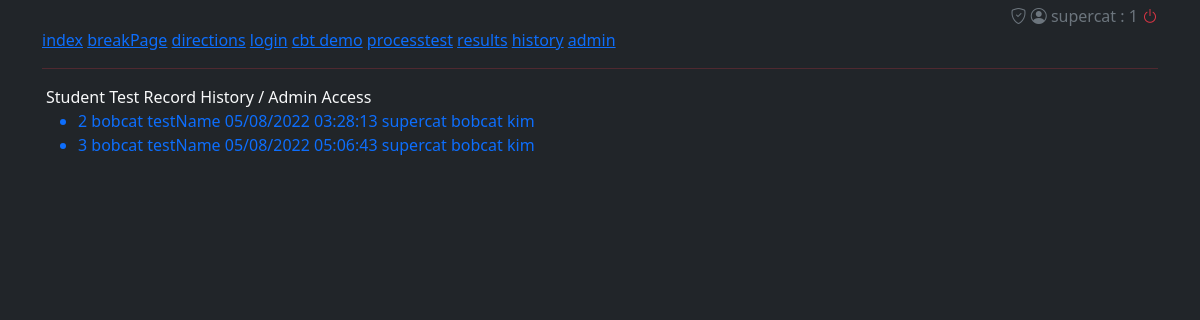
Before: /history (signed in) with the older database file.
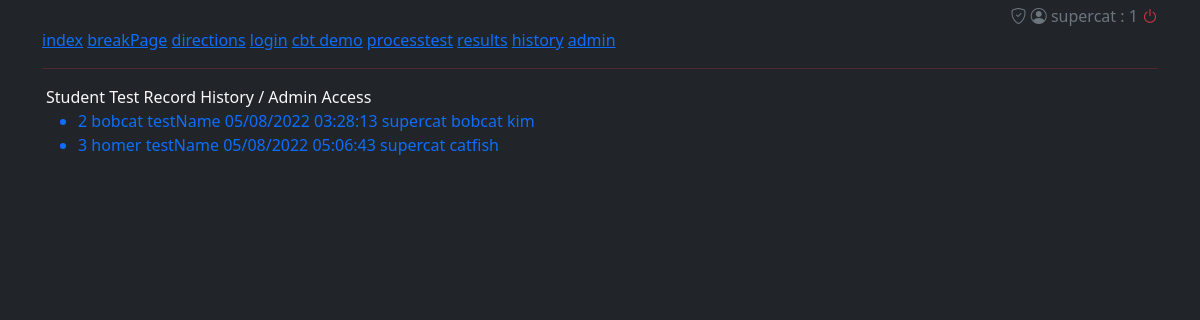
After: the same page with the newer database file.
### cbtsystem/models.py (models this page shows)
class testRecord(models.Model):
    studentUsername = models.CharField(null=True, blank=False, max_length=200)
    studentName = models.CharField(null=True, blank=False, max_length=200)
    testName = models.CharField(max_length=200, null=True, blank=True)
    testId = models.CharField(max_length=100, null=True, blank=True)
    date_finished = models.DateTimeField(auto_now_add=True)
    studentAnswersReading = JSONField(null=True, default={})
    studentAnswersWriting = JSONField(null=True, default={})
    numberInCorrectR = models.CharField(max_length=10, null=True, default='0')
    numberInCorrectW = models.CharField(max_length=10, null=True, default='0')
    scoreReading = models.CharField(max_length=3, null=True, default='200')
    scoreWriting = models.CharField(max_length=3, null=True, default='200')
    jsonWrongQtypeR = JSONField(null=True, default={})
    jsonWrongQtypeW = JSONField(null=True, default={})
    def __str__(self):
        return '{0} {1} {2} {3} {4}'.format(self.id, self.testName, self.date_finished.strftime("%m/%d/%Y %H:%M:%S"),  self.studentUsername, self.studentName)

### cbtsystem/views.py (the view)
# urls.py: path('history', views.history, name='history'),
@login_required(login_url='loginpage')
def history(request):
    username = request.user.username
    record = testRecord.objects.filter(studentUsername=username)
    return render(request, 'cbtsystem/history.html', {'record': record})

### cbtsystem/templates/cbtsystem/history.html
{% extends 'cbtsystem/index.html' %}
{% block content %}
<div class="container  px-3">
    Student Test Record History / Admin Access
    <br>
    <ul>
        {% for r in record|slice:":20" %}
        <a href="{% url 'results_pk' r.id %}" style="text-decoration:none;">
            <li> {{r}}</li>
        </a>
        {% endfor %}
    </ul>
</div>
{% endblock %}

Changed rows visible on the page:
changed testRecord: id+testName+date_finished "3 bobcat testName 05/08/2022 05:06:43 supercat bobcat kim" → "3 homer testName 05/08/2022 05:06:43 supercat catfish"
